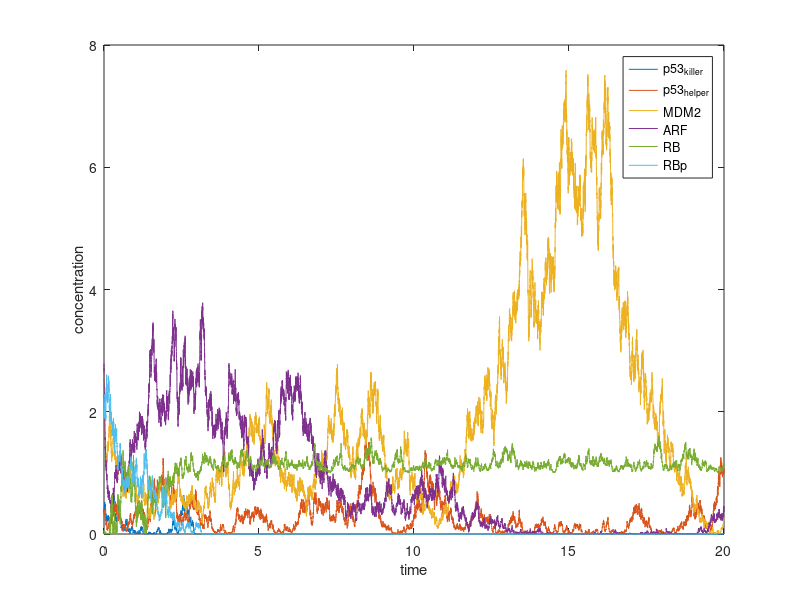

This figure's MATLAB source:
function SDE_sqrtquantprop(T_end, delta_t)

if nargin<2
    T_end = 20;
    delta_t = 0.001;
end

N = T_end/delta_t;
timeline = 0:delta_t:(T_end - delta_t);

MDM2_initial = 2.53;
ARF_initial = 2.79;
ARF_MDM2_initial = 1.99;
E2F1_initial = 0.9;
RBp_initial = 1.88;
RB_E2F1_initial = 0;
RB_initial = 0;

p53helper_initial = 0.39;
p53killer_initial = 0.39;
DYRK2_initial = 1;

CycE_initial = 3.83;
p21_initial = 1.32;
p21_CycE_initial = 1.25;

DYRK2 = zeros(1, N);
p53helper = zeros(1, N);
p53killer = zeros(1, N);
MDM2 = zeros(1, N);
ARF = zeros(1, N);
ARF_MDM2 = zeros(1, N);
E2F1 = zeros(1, N);
RBp = zeros(1, N);
RB_E2F1 = zeros(1, N);
RB = zeros(1, N);
CycE = zeros(1, N);
p21_CycE = zeros(1, N);
p21 = zeros(1, N);

p53killer(1) = p53killer_initial;
p53helper(1) = p53helper_initial;
MDM2(1) = MDM2_initial;
ARF(1) = ARF_initial;
ARF_MDM2(1) = ARF_MDM2_initial;
E2F1(1) = E2F1_initial;
RBp(1) = RBp_initial;
RB_E2F1(1) = RB_E2F1_initial;
RB(1) = RB_initial;
DYRK2(1) = DYRK2_initial;

CycE(1) = CycE_initial;
p21_CycE(1) = p21_CycE_initial;
p21(1) = p21_initial;

kdpp53_initial = 0.5;
kdsRE_initial = 1;

kdpp53 = kdpp53_initial;
kdsRE = kdsRE_initial;


for i = 2 : N        
    DYRK2(i) = DYRK2(i - 1) + delta_t * (-0.0003 * DYRK2(i - 1)) + sqrt(DYRK2(i-1)*delta_t)*randn();
    if DYRK2(i) < 0
        DYRK2(i) = 0;
    end
    p53helper(i) = p53helper(i - 1) + delta_t * (-DYRK2(i - 1) * ...
        p53helper(i - 1) / (0.1 + p53helper(i - 1)) + 0.5 - ...
        (0.1 + MDM2(i - 1)) * p53helper(i - 1) + 0.5 * p53killer(i - 1) ...
        /(0.1 + p53killer(i - 1)))+ sqrt(p53helper(i-1)*delta_t)*randn();
    if p53helper(i) < 0
        p53helper(i) = 0;
    end
    p53killer(i) = p53killer(i - 1) + delta_t * (DYRK2(i - 1) * ...
        p53helper(i - 1) / (0.1 + p53helper(i - 1)) - 0.5 * ...
        p53killer(i - 1) / (0.1 + p53killer(i - 1)) - (0.1 + MDM2(i - 1) * ...
        p53killer(i - 1)))+ sqrt(p53killer(i-1)*delta_t)*randn();
    if p53killer(i) < 0
        p53killer(i) = 0;
    end
    MDM2(i) = MDM2(i - 1) + delta_t * (0.02 + 0.3 * (p53killer(i - 1) ...
        + p53helper(i - 1)) - 0.1 * MDM2(i - 1) - 10 * ARF(i - 1) * ...
        MDM2(i - 1) + 2.1 * ARF_MDM2(i - 1))+ sqrt(MDM2(i-1)*delta_t)*randn();
    if MDM2(i) < 0
        MDM2(i) = 0;
    end
    ARF(i) = ARF(i - 1) + delta_t * (0.01 + 0.3 * E2F1(i - 1) - 0.1 ...
        * ARF(i - 1) - 10 * ARF(i - 1) * MDM2(i - 1) + 2.1 ...
        * ARF_MDM2(i - 1))+ sqrt(ARF(i-1)*delta_t)*randn();
    if ARF(i) < 0
        ARF(i) = 0;
    end
    ARF_MDM2(i) = ARF_MDM2(i - 1) + delta_t * (10 * ARF(i - 1) * ...
        MDM2(i - 1) - 2 * ARF_MDM2(i - 1) - 0.1 * ARF_MDM2(i - 1) - ...
        0.1 * ARF_MDM2(i - 1))+ sqrt(ARF_MDM2(i-1)*delta_t)*randn();
    if ARF_MDM2(i) < 0
        ARF_MDM2(i) = 0;
    end
    E2F1(i) = E2F1(i - 1) + delta_t * (-5 * RB(i - 1) * E2F1(i - 1) + ...
        RB_E2F1(i - 1))+ sqrt(E2F1(i-1)*delta_t)*randn();
    if E2F1(i) < 0
        E2F1(i) = 0;
    end
    RBp(i) = RBp(i - 1) + delta_t * (-0.5 * RBp(i - 1) / ...
        (0.1 + RBp(i - 1)))+ sqrt(RBp(i-1)*delta_t)*randn();
    if RBp(i) < 0
        RBp(i) = 0;
    end
    CycE(i) = CycE(i - 1) + delta_t * (0.01 + 0.5 * E2F1(i - 1) - 0.12 ...
        * CycE(i - 1) - 10 * p21(i - 1) * CycE(i - 1) + 1.2 * ...
        p21_CycE(i - 1))+ sqrt(CycE(i-1)*delta_t)*randn();
    if CycE(i) < 0
        CycE(i) = 0;
    end
    p21(i) = p21(i - 1) + delta_t * (0.03 + 0.3 * p53helper(i - 1) ...
        + 0.01 * p53killer(i - 1) - 0.2 * p21(i - 1) - 10 * p21(i - 1) ...
        * CycE(i - 1) + 1.12 * p21_CycE(i - 1))+ sqrt(p21(i-1)*delta_t)*randn();
    if p21(i) < 0
        p21(i) = 0;
    end
    p21_CycE(i) = p21_CycE(i - 1) + delta_t * (10 * p21(i - 1) ...
        * CycE(i - 1) - p21_CycE(i - 1) - 0.32 * p21_CycE(i - 1))+ sqrt(p21_CycE(i-1)*delta_t)*randn();
    if p21_CycE(i) < 0
        p21_CycE(i) = 0;
    end
    RB_E2F1(i) = 1 - E2F1(i);
    RB(i) = 2 - RBp(i) - RB_E2F1(i);
    if RB(i) < 0
        RB(i) = 0;
    end
end


%% Plot
plot(timeline, p53killer, timeline, p53helper, timeline, MDM2, ...
    timeline, ARF, timeline, RB, timeline, RBp);
legend('p53_k_i_l_l_e_r','p53_h_e_l_p_e_r','MDM2','ARF', 'RB', 'RBp');
xlabel('time');
ylabel('concentration');